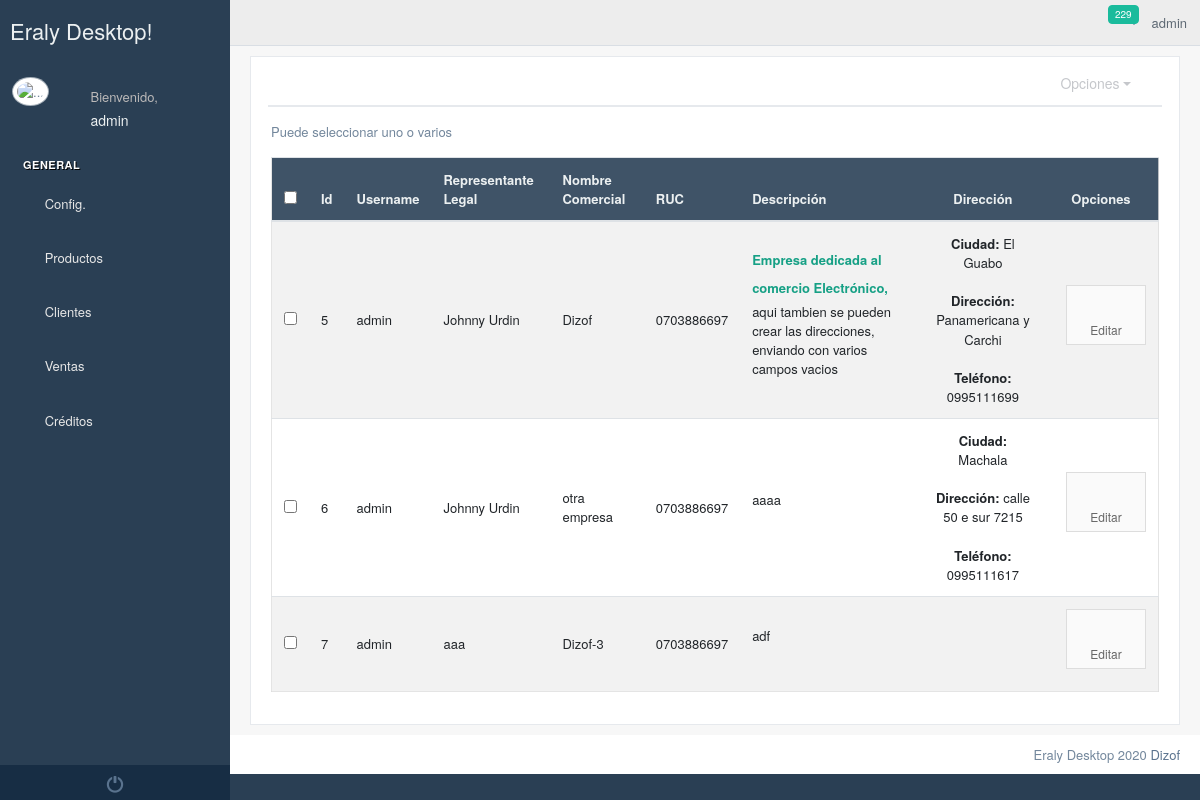
The page /business/ (signed in) on the database as committed earlier.
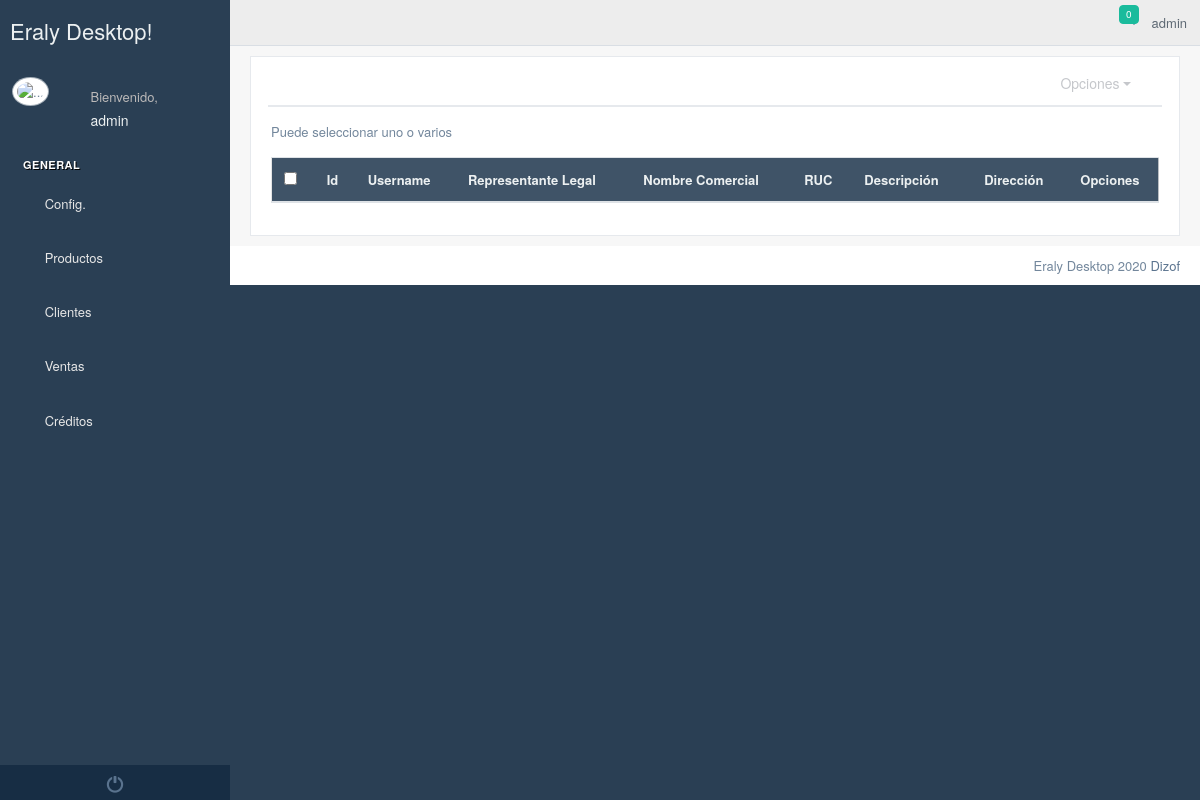
The same page on the database as committed later.
### Empresa/models.py (models this page shows, shortened)
class UsuarioEmpresa(models.Model):
    establecimiento = models.ForeignKey(Establecimiento, on_delete=models.CASCADE, null=True, blank=True)
    user = models.ForeignKey(User, on_delete=models.CASCADE, null=True, blank=True)
    nombreCompleto=models.CharField(max_length=60)
    cedula=models.CharField(max_length=10,null=True,blank=True)

class Establecimiento(models.Model):
    logo=models.ImageField(upload_to="logos/establecimientos",null=True,blank=True)
    banner=models.ImageField(upload_to="banner/establecimientos",null=True,blank=True)
    pie_pagina=models.ImageField(upload_to="pie/establecimientos",null=True,blank=True)
    cabecera_tienda=models.ImageField(upload_to="logos/tienda",null=True,blank=True)
    color_encabezado_documentos=models.CharField(max_length=40, default="#ffffff")
    usuario=models.ForeignKey(User,on_delete=models.CASCADE)
    ruc=models.CharField(max_length=13)
    nombreComercial=models.CharField(max_length=60)
    representateLegal=models.CharField(max_length=60)
    slug = models.SlugField(max_length=255, unique=True, blank=True)
    descripcion = RichTextUploadingField(null=True, blank=True)
    ubicacion_gps = models.CharField(max_length=300,null=True,blank=True)
    correo_electronico=models.EmailField(max_length=600,null=True,blank=True)
    web=models.CharField(max_length=400,null=True,blank=True)
    facebook=models.CharField(max_length=400,null=True,blank=True)
    instagram=models.CharField(max_length=400, null=True, blank=True)
    youtube = models.CharField(max_length=400,null=True,blank=True)

class Direccion(models.Model):
    establecimiento=models.ForeignKey(Establecimiento,on_delete=models.CASCADE,null=True)
    ciudad=models.ForeignKey(Ciudad,on_delete=models.CASCADE,null=True,blank=True)
    direccion = models.CharField(max_length=60,null=True)
    telefono = models.CharField(max_length=10,blank=True)
    def __str__(self):
        return mark_safe("<strong>Ciudad:</strong> %s <br><br><strong>Dirección:</strong> %s <br><br> <strong>Teléfono:</strong> %s"%(self.ciudad.nombre,self.direccion,self.telefono))

### Home/models.py (models this page shows, shortened)
class Ciudad(models.Model):
    provincia=models.ForeignKey(Provincia,on_delete=models.CASCADE)
    nombre = models.CharField(max_length=60)

### Empresa/views.py (the view, shortened to what this page needs)
# urls.py: path("business/",empresa),
def empresa(request):
    contexto={
        "empresas":UsuarioEmpresa.objects.filter(user=request.user),
        "logs":LogEntry.objects.filter(user=request.user)
    }
    return render(request, "empresa/empresa.html", contexto)

### templates/empresa/empresa.html (shortened to what this page needs)
{% extends 'Home/index2.html' %}
{% block contenido_index %}
    {% load static %}
    <div class="row">
        <div class="col-md-12 ">
            <div class="x_panel">
                <div class="x_title">
                    <ul class="nav navbar-right panel_toolbox">
                        <li class="dropdown">
                            <a href="#" class="dropdown-toggle" data-toggle="dropdown" role="button"
                               aria-expanded="false">Opciones</a>
                        </li>
                        <li><a class="collapse-link"><i class="fa fa-chevron-up"></i></a></li>
                    </ul>
                    <div class="clearfix"></div>
                </div>
                <div class="x_content">
                    <p>Puede seleccionar uno o varios</p>
                    <div class="table-responsive">
                        <table class="table table-striped jambo_table bulk_action" id="empresas">
                            <thead>
                            <tr class="headings">
                                <th>
                                    <input type="checkbox" id="check-all" class="flat">
                                </th>
                                <th class="column-title">Id</th>
                                <th class="column-title">Username</th>
                                <th class="column-title">Representante Legal</th>
                                <th class="column-title">Nombre Comercial</th>
                                <th class="column-title">RUC</th>
                                <th class="column-title">Descripción</th>
                                <th class="column-title text-center">Dirección</th>
                                <th class="column-title text-center">Opciones</th>
                            </tr>
                            </thead>
                            <tbody>
                            {% for empresa in empresas %}
                                <tr class="even pointer">
                                    <td class="a-center" style="vertical-align: middle">
                                        <input type="checkbox" value="{{ empresa.establecimiento.id }}" class="flat table_records"
                                               name="table_records">
                                    </td>
                                    <td class=" " style="vertical-align: middle">{{ empresa.establecimiento.id }}</td>
                                    <td class=" " style="vertical-align: middle" >{{ empresa.user.username }}</td>
                                    <td class=" " style="vertical-align: middle" >{{ empresa.establecimiento.representateLegal }}</td>
                                    <td class=" " style="vertical-align: middle" >{{ empresa.establecimiento.nombreComercial }}</td>
                                    <td class=" " style="vertical-align: middle" >{{ empresa.establecimiento.ruc }}</td>
                                    <td class=" " style="vertical-align: middle" >{{ empresa.establecimiento.descripcion|safe }}</td>
                                    <td class="text-center" style="vertical-align: middle">{% for direccion in empresa.establecimiento.direccion_set.all %}
                                        {{ direccion|safe }}
                                    {% endfor %}
                                    </td>
                                    <td style="text-align: center; vertical-align: middle; font-size: 18px">
                                        <a class="btn btn-app" href="/business/edit/{{ empresa.establecimiento.id }}" data-toggle="tooltip" data-original-title="Modificar" >
                                            <i class="fa fa-edit"></i>Editar</a>
                                    </td>
                                </tr>
                            {% endfor %}
                            </tbody>
                        </table>
                    </div>
                </div>
            </div>
        </div>
    </div>
{% endblock %}

### templates/Home/base_html.html (shortened to what the changed rows need)
<!DOCTYPE html>
{% load static %}
<html lang="en">
<head>
    <link href="{% static '/vendors/datatables.net-bs/css/dataTables.bootstrap.min.css' %}" rel="stylesheet">
    <link href="{% static '/vendors/datatables.net-buttons-bs/css/buttons.bootstrap.min.css' %}" rel="stylesheet">
    <link href="{% static '/vendors/datatables.net-fixedheader-bs/css/fixedHeader.bootstrap.min.css' %}"
          rel="stylesheet">
    <link href="{% static '/vendors/datatables.net-responsive-bs/css/responsive.bootstrap.min.css' %}" rel="stylesheet">
    <link href="{% static '/vendors/datatables.net-scroller-bs/css/scroller.bootstrap.min.css' %}" rel="stylesheet">
    <link href="{% static '/vendors/bootstrap/dist/css/bootstrap.min.css' %}" rel="stylesheet">
    <link href="{% static '/vendors/font-awesome/css/font-awesome.min.css' %}" rel="stylesheet">
    <link href="{% static '/vendors/nprogress/nprogress.css' %}" rel="stylesheet">
    <link href="{% static '/vendors/bootstrap-daterangepicker/daterangepicker.css' %}" rel="stylesheet">
    <link href="{% static '/vendors/iCheck/skins/flat/green.css' %}" rel="stylesheet">
    <link href="{% static '/build/css/custom.min.css' %}" rel="stylesheet">
</head>
<body class="nav-md">
<div class="container body">
    <div class="main_container">
        <div class="col-md-3 left_col">
            <div class="left_col scroll-view">
                <div class="profile clearfix">
                    <div class="profile_info">
                        <h2>{{ request.user }}</h2>
                    </div>
                </div>
                <br/>
            </div>
        </div>
        <div class="top_nav">
            <div class="nav_menu">
                <nav class="nav navbar-nav">
                    <ul class=" navbar-right">
                        <li role="presentation" class="nav-item dropdown open">
                            <a href="javascript:;" class="dropdown-toggle info-number" id="navbarDropdown1"
                               data-toggle="dropdown" aria-expanded="false">
                                <i class="fa fa-envelope-o"></i>
                                <span class="badge bg-green">{{ logs.count }}</span>
                            </a>
                        </li>
                    </ul>
                </nav>
            </div>
        </div>
        <div class="right_col" role="main">
            {% block contenido %}{% endblock %}
        </div>
    </div>
</div>
<link rel="stylesheet" href="{% static 'toastr/toastr.min.css' %}">
</body>
</html>

Rows that differ between the two databases and show on the page:
removed UsuarioEmpresa: establecimiento.id "5", user.username "admin", establecimiento.representateLegal "Johnny Urdin", establecimiento.nombreComercial "Dizof", establecimiento.ruc "0703886697", establecimiento.descripcion "Empresa dedicada al comercio Electrónico, aqui tambien se pueden crear las direcciones, enviando con varios campos vacios"
removed Direccion: ciudad+direccion+telefono "Ciudad: El Guabo Dirección: Panamericana y Carchi Teléfono: 0995111699", shown under "5"
removed UsuarioEmpresa: establecimiento.id "6", user.username "admin", establecimiento.representateLegal "Johnny Urdin", establecimiento.nombreComercial "otra empresa", establecimiento.ruc "0703886697", establecimiento.descripcion "aaaa"
removed Direccion: ciudad+direccion+telefono "Ciudad: Machala Dirección: calle 50 e sur 7215 Teléfono: 0995111617", shown under "6"
removed UsuarioEmpresa: establecimiento.id "7", user.username "admin", establecimiento.representateLegal "aaa", establecimiento.nombreComercial "Dizof-3", establecimiento.ruc "0703886697", establecimiento.descripcion "adf"
Other text that changed with them:
{{ logs.count }}: "229" → "0"
